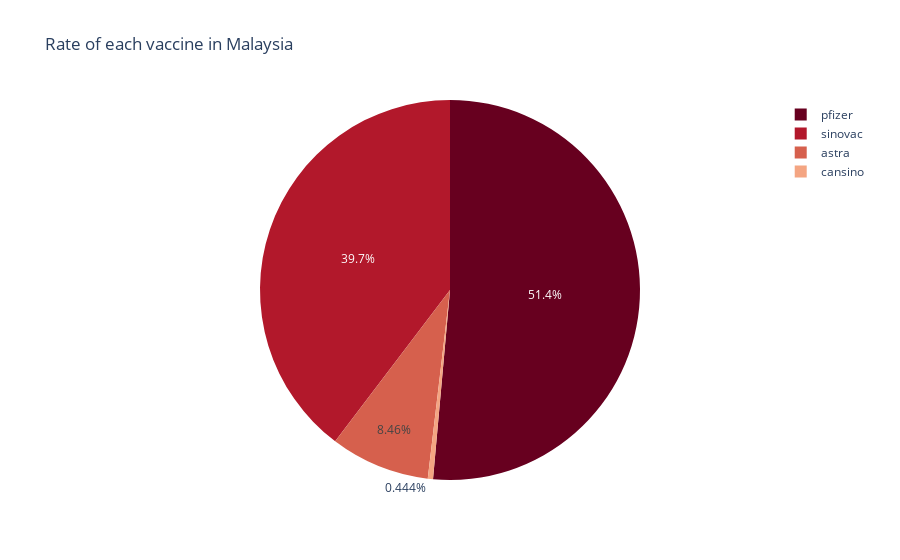

The code cell stored with this chart in its notebook:
### Markdown cell above
**3. Which type of vaccine is given to more people?**

### Code cell
plt.figure(figsize=(22,12))
df = vax_malaysia[['pfizer1','sinovac1','astra1','cansino']]
df = df.rename(columns={'pfizer1':'pfizer','sinovac1':'sinovac','astra1':'astra'})
df = df.sum()
df = pd.DataFrame(df)
df = df.reset_index()
df = df.rename(columns={'index':'vaxtype',0:'total'})
fig = px.pie(df, values='total', names='vaxtype',title='Rate of each vaccine in Malaysia',color_discrete_sequence=px.colors.sequential.RdBu)
fig.show()

### Figure 1 — Plotly figure (JSON) as saved in the notebook; plotly's stock layout.template omitted (floating-point values rounded to 4 significant figures)
{"data": [{"domain": {"x": [0, 1], "y": [0, 1]}, "hovertemplate": "vaxtype=%{label}<br>total=%{value}<extra></extra>", "labels": ["pfizer", "sinovac", "astra", "cansino"], "legendgroup": "", "name": "", "showlegend": true, "type": "pie", "values": [12326940, 9509144, 2027954, 106473]}], "layout": {"legend": {"tracegroupgap": 0}, "piecolorway": ["rgb(103,0,31)", "rgb(178,24,43)", "rgb(214,96,77)", "rgb(244,165,130)", "rgb(253,219,199)", "rgb(247,247,247)", "rgb(209,229,240)", "rgb(146,197,222)", "rgb(67,147,195)", "rgb(33,102,172)", "rgb(5,48,97)"], "title": {"text": "Rate of each vaccine in Malaysia"}}}
